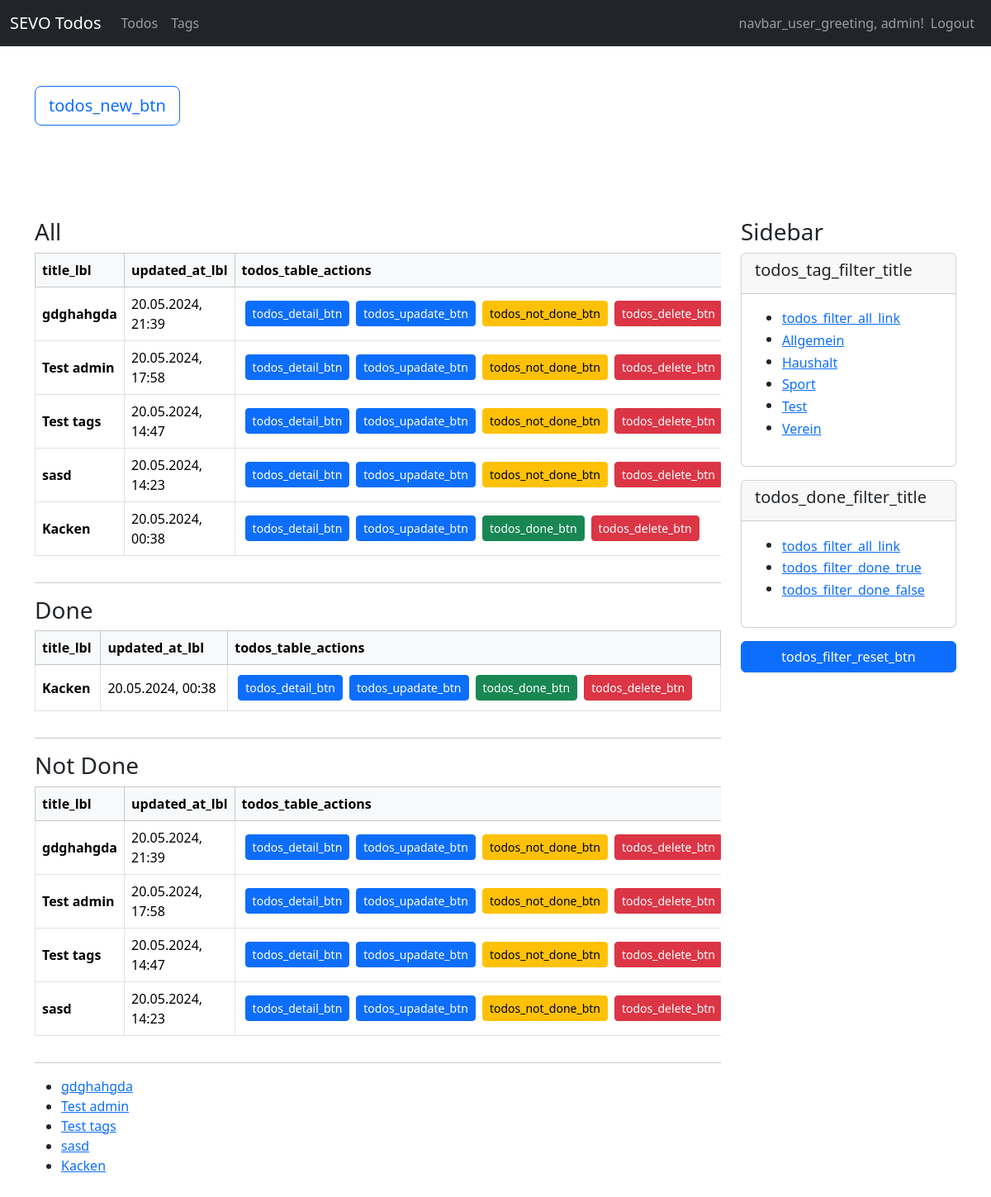
The app's page / (signed in), older data.
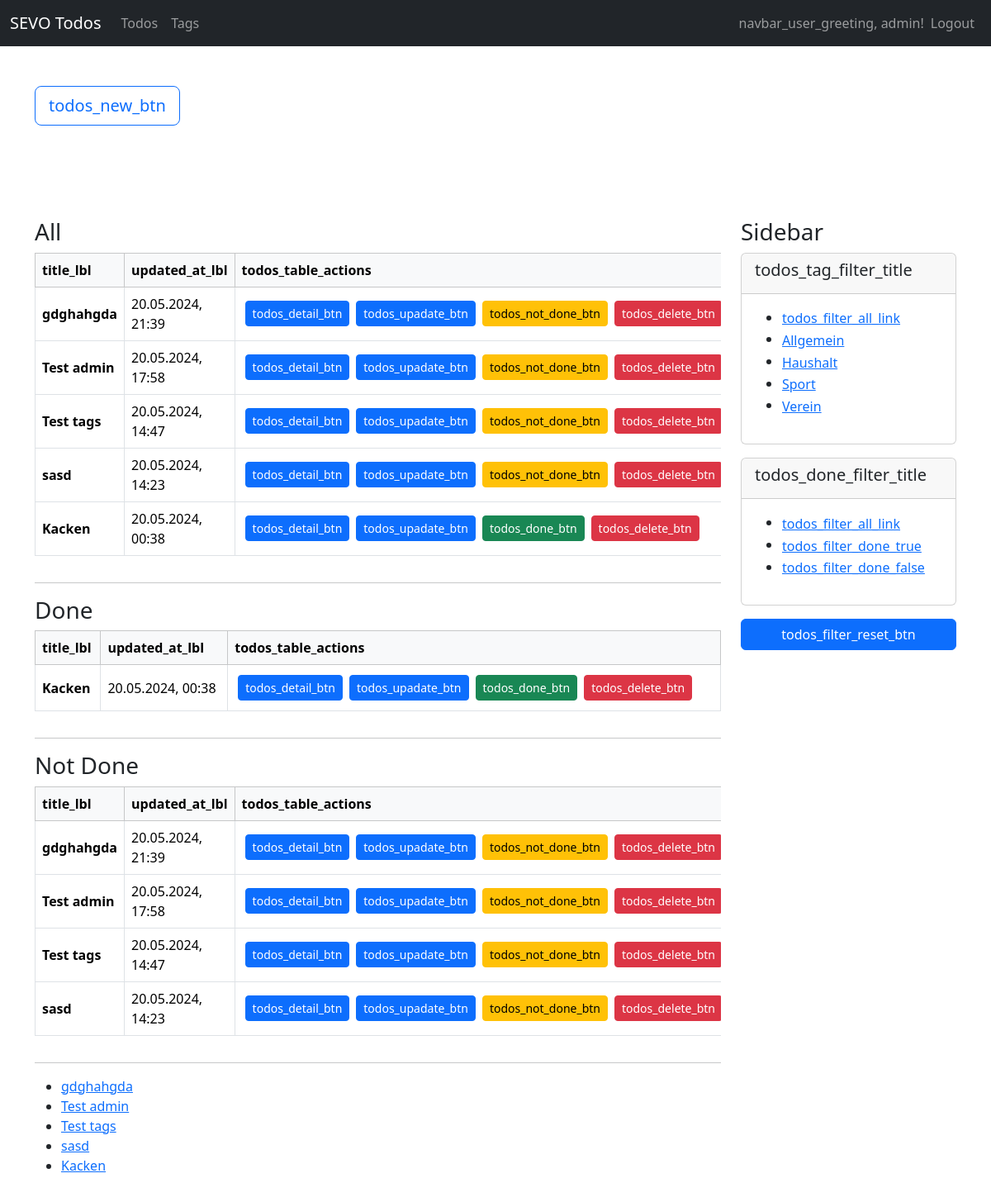
The same page, newer data.
### todos/models.py (models this page shows, shortened)
class Tag(models.Model):
    user = models.ForeignKey(User, on_delete=models.CASCADE)
    name = models.CharField(max_length=100)
    class Meta:
        ordering = ["name"]

class Todo(models.Model):
    user = models.ForeignKey(User, on_delete=models.CASCADE)
    title = models.CharField(max_length=255)
    content = tinymce_models.HTMLField()
    tags = models.ManyToManyField(Tag, blank=True)
    done = models.BooleanField(default=False)
    created_at = models.DateTimeField(auto_now_add=True)
    updated_at = models.DateTimeField(auto_now=True)
    class Meta:
        ordering = ["-updated_at"]

### todos/views/todo_views.py (the view, shortened to what this page needs)
# urls.py: path("", todo_views.index, name="todos-index"),
def index(request):
    if not request.user.is_authenticated:
        return helpers.not_auth_redirect()
    current_user = request.user
    url = reverse("todos-index")
    todos = models.Todo.objects.filter(user=current_user)
    tags = models.Tag.objects.filter(user=current_user)
    filter_tag = request.GET.get("tag")
    filter_done = request.GET.get("done")
    print(f"tag: {filter_tag}")
    print(f"tag: {filter_done}")
    if filter_tag != None and filter_tag != "all":
        try:
            todos = todos.filter(tags__id=int(filter_tag))
        except:
            return HttpResponseRedirect(url)
    done_todos = todos.filter(done=True)
    not_done_todos = todos.filter(done=False)
    return render(request, "todos/todo/index.html", {
        "title": _("todos_index_title"),
        "todos": todos,
        "done_todos": done_todos,
        "not_done_todos": not_done_todos,
        "tags": tags
    })

### todos/templates/todos/todo/index.html (shortened to what this page needs)
{% extends "base_sidebar.html" %}
{% load i18n %}
{% load static %}
{% block header %}
    <div class="container">
        <div class="row py-5">
            <div class="col-lg-12">
                <a class="btn btn-outline-primary btn-lg mb-3" href="{% url "todos-new" %}">{% trans "todos_new_btn" %}</a>
            </div>
        </div>
    </div>
{% endblock %}
{% block main %}
    <div>
        <h3>All</h3>
        {% if todos %}
            {% include "todos/todo/partials/_table_list.html" with todos=todos %}
        {% else %}
            <p>{% trans "todos_none_todos" %}</p>
        {% endif %}
    </div>
    <hr>
    <div>
        <h3>Done</h3>
        {% if done_todos %}
            {% include "todos/todo/partials/_table_list.html" with todos=done_todos %}
        {% else %}
            <p>{% trans "todos_none_todos" %}</p>
        {% endif %}
    </div>
    <hr>
    <div>
        <h3>Not Done</h3>
        {% if not_done_todos %}
            {% include "todos/todo/partials/_table_list.html" with todos=not_done_todos %}
        {% else %}
            <p>{% trans "todos_none_todos" %}</p>
        {% endif %}
    </div>
    <hr>
    <ul>
        {% for todo in todos %}
            <li>
                <a href="{% url "todos-update" id=todo.id %}">{{ todo.title }}</a>
            </li>
        {% endfor %}
    </ul>
{%  endblock %}
{% block side %}
    <h3>Sidebar</h3>
    <div class="card mb-3">
        <div class="card-header">
            <h5>
                {% trans "todos_tag_filter_title" %}
            </h5>
        </div>
        <div class="card-body">
            {% include "todos/todo/partials/_tag_filter.html" %}
        </div>
    </div>
    <div class="card mb-3">
        <div class="card-header">
            <h5>
                {% trans "todos_done_filter_title" %}
            </h5>
        </div>
        <div class="card-body">
            {% include "todos/todo/partials/_done_filter.html" %}
        </div>
    </div>
    <div class="mb-3">
        <a class="btn btn-primary w-100" href="{% url "todos-index" %}">{% trans "todos_filter_reset_btn" %}</a>
    </div>
{% endblock %}

### todos/templates/todos/todo/partials/_tag_filter.html
{% load i18n %}
<div>
    <ul>
        <li>
            <button class="btn btn-link p-0" type="button" data-filter-key="tag" data-filter-value="all">{% trans "todos_filter_all_link" %}</button>
        </li>
    {% for tag in tags %}
        <li>
            <button class="btn btn-link p-0" type="button" data-filter-key="tag" data-filter-value="{{ tag.id }}">{{ tag.name }}</button>
        </li>
    {% endfor %}
</div>

### todos/templates/todos/todo/partials/_table_list.html
{% load i18n %}
<div class="table-responsive">
    <table class="table table-bordered align-middle">
        <thead class="table-light">
        <tr>
            <th scope="col">{% trans "title_lbl" %}</th>
            <th scope="col">{% trans "updated_at_lbl" %}</th>
            <th scope="col">{% trans "todos_table_actions" %}</th>
        </tr>
        </thead>
        <tbody>
            {% for todo in todos %}
                <tr>
                    <th scope="row">
                        {{ todo.title }}
                    </th>
                    <td>{{ todo.updated_at|date:"d.m.Y, H:i" }}</td>
                    <td>
                        <div class="d-flex justify-content-start align-content-center">
                            <a class="btn btn-primary btn-sm d-block m-1" href="{% url "todos-detail" id=todo.id %}">{% trans "todos_detail_btn" %}</a>
                            <a class="btn btn-primary btn-sm d-block m-1" href="{% url "todos-update" id=todo.id %}">{% trans "todos_upadate_btn" %}</a>
                            <a class="btn {% if todo.done %}btn-success{% else %}btn-warning{% endif %} btn-sm d-block m-1" href="{% url "todos-done" id=todo.id %}">{% if todo.done %}{% trans "todos_done_btn" %}{% else %}{% trans "todos_not_done_btn" %}{% endif %}</a>
                            <a class="btn btn-danger btn-sm d-block m-1" href="{% url "todos-delete" id=todo.id %}">{% trans "todos_delete_btn" %}</a>
                        </div>
                    </td>
                </tr>
            {% endfor %}
        </tbody>
    </table>
</div>

Row changes from the older to the newer data that the page shows:
removed Tag: {{ tag.id }} 7 (drawn), name "Test"
